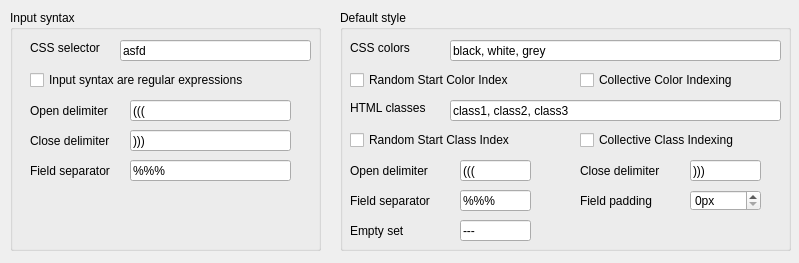
<?xml version="1.0" encoding="UTF-8"?>
<ui version="4.0">
 <class>SROptionTab</class>
 <widget class="QWidget" name="SROptionTab">
  <property name="geometry">
   <rect>
    <x>0</x>
    <y>0</y>
    <width>799</width>
    <height>263</height>
   </rect>
  </property>
  <property name="windowTitle">
   <string>Form</string>
  </property>
  <widget class="QGroupBox" name="defaultSyntax">
   <property name="geometry">
    <rect>
     <x>340</x>
     <y>10</y>
     <width>451</width>
     <height>241</height>
    </rect>
   </property>
   <property name="toolTip">
    <string>&lt;html&gt;&lt;head/&gt;&lt;body&gt;&lt;p&gt;Every iteration has a default style with the name &amp;quot;default&amp;quot;. If no other style is applied, and no rule is applicable, the &amp;quot;default&amp;quot; style will be used.&lt;/p&gt;&lt;/body&gt;&lt;/html&gt;</string>
   </property>
   <property name="title">
    <string>Default style</string>
   </property>
   <widget class="QLabel" name="cssColorsLabel">
    <property name="geometry">
     <rect>
      <x>10</x>
      <y>30</y>
      <width>81</width>
      <height>16</height>
     </rect>
    </property>
    <property name="toolTip">
     <string>&lt;html&gt;&lt;head/&gt;&lt;body&gt;&lt;p&gt;A list of CSS colors. The first field will be displayed with the first color. Colors will be repeated, if fields exceed colors. Shortcut: clrs.&lt;/p&gt;&lt;/body&gt;&lt;/html&gt;</string>
    </property>
    <property name="text">
     <string>CSS colors</string>
    </property>
   </widget>
   <widget class="QLineEdit" name="cssColorsLineEdit">
    <property name="enabled">
     <bool>true</bool>
    </property>
    <property name="geometry">
     <rect>
      <x>110</x>
      <y>30</y>
      <width>331</width>
      <height>21</height>
     </rect>
    </property>
    <property name="text">
     <string>black, white, grey</string>
    </property>
   </widget>
   <widget class="QCheckBox" name="cssColorsCollectiveIndexingCheckBox">
    <property name="geometry">
     <rect>
      <x>240</x>
      <y>60</y>
      <width>181</width>
      <height>20</height>
     </rect>
    </property>
    <property name="toolTip">
     <string>&lt;html&gt;&lt;head/&gt;&lt;body&gt;&lt;p&gt;Normally, the choice of a color is reset for each new randomized set. With this option, all elements collectively will iterate through the colors. E.g. Two sets with one element each will both have color 1, with this option turned on, the second one will have color 2. Shortcut: clrci.&lt;/p&gt;&lt;/body&gt;&lt;/html&gt;</string>
    </property>
    <property name="text">
     <string>Collective Color Indexing</string>
    </property>
    <property name="tristate">
     <bool>false</bool>
    </property>
   </widget>
   <widget class="QCheckBox" name="cssColorsRandomStartIndexCheckBox">
    <property name="geometry">
     <rect>
      <x>10</x>
      <y>60</y>
      <width>191</width>
      <height>20</height>
     </rect>
    </property>
    <property name="toolTip">
     <string>&lt;html&gt;&lt;head/&gt;&lt;body&gt;&lt;p&gt;Normally, the choice of a color always start with color 1. With this option turned on, the first color will be chosen at random, before normally iterating through the colors again. Shortcut: clrrsi.&lt;/p&gt;&lt;/body&gt;&lt;/html&gt;</string>
    </property>
    <property name="text">
     <string>Random Start Color Index</string>
    </property>
   </widget>
   <widget class="QLabel" name="dsOpenDelimLabel">
    <property name="geometry">
     <rect>
      <x>10</x>
      <y>150</y>
      <width>101</width>
      <height>21</height>
     </rect>
    </property>
    <property name="toolTip">
     <string>&lt;html&gt;&lt;head/&gt;&lt;body&gt;&lt;p&gt;The opening delimiter of the randomized sets after processing. Shortcut: od.&lt;/p&gt;&lt;/body&gt;&lt;/html&gt;</string>
    </property>
    <property name="text">
     <string>Open delimiter</string>
    </property>
   </widget>
   <widget class="QLineEdit" name="dsOpenDelimLineEdit">
    <property name="geometry">
     <rect>
      <x>120</x>
      <y>150</y>
      <width>71</width>
      <height>21</height>
     </rect>
    </property>
    <property name="text">
     <string>(((</string>
    </property>
   </widget>
   <widget class="QLabel" name="dsCloseDelimLabel">
    <property name="geometry">
     <rect>
      <x>240</x>
      <y>150</y>
      <width>101</width>
      <height>21</height>
     </rect>
    </property>
    <property name="toolTip">
     <string>&lt;html&gt;&lt;head/&gt;&lt;body&gt;&lt;p&gt;The closing delimiter of the randomized sets after processing. Shortcut: cd.&lt;/p&gt;&lt;/body&gt;&lt;/html&gt;</string>
    </property>
    <property name="text">
     <string>Close delimiter</string>
    </property>
   </widget>
   <widget class="QLineEdit" name="dsCloseDelimLineEdit">
    <property name="geometry">
     <rect>
      <x>350</x>
      <y>150</y>
      <width>71</width>
      <height>21</height>
     </rect>
    </property>
    <property name="text">
     <string>)))</string>
    </property>
   </widget>
   <widget class="QLabel" name="fieldPaddingLabel">
    <property name="geometry">
     <rect>
      <x>240</x>
      <y>180</y>
      <width>101</width>
      <height>21</height>
     </rect>
    </property>
    <property name="toolTip">
     <string>&lt;html&gt;&lt;head/&gt;&lt;body&gt;&lt;p&gt;The field padding of the randomized sets after processing. Shortcut: fp.&lt;/p&gt;&lt;/body&gt;&lt;/html&gt;</string>
    </property>
    <property name="text">
     <string>Field padding</string>
    </property>
   </widget>
   <widget class="QSpinBox" name="fieldPaddingSpinBox">
    <property name="geometry">
     <rect>
      <x>350</x>
      <y>180</y>
      <width>71</width>
      <height>21</height>
     </rect>
    </property>
    <property name="suffix">
     <string>px</string>
    </property>
   </widget>
   <widget class="QLineEdit" name="dsFieldSeparatorLineEdit">
    <property name="geometry">
     <rect>
      <x>120</x>
      <y>180</y>
      <width>71</width>
      <height>21</height>
     </rect>
    </property>
    <property name="text">
     <string>%%%</string>
    </property>
   </widget>
   <widget class="QLabel" name="dsFieldSeparatorLabel">
    <property name="geometry">
     <rect>
      <x>10</x>
      <y>180</y>
      <width>101</width>
      <height>21</height>
     </rect>
    </property>
    <property name="text">
     <string>Field separator</string>
    </property>
   </widget>
   <widget class="QLineEdit" name="emptySetLineEdit">
    <property name="geometry">
     <rect>
      <x>120</x>
      <y>210</y>
      <width>71</width>
      <height>21</height>
     </rect>
    </property>
    <property name="text">
     <string>---</string>
    </property>
   </widget>
   <widget class="QLabel" name="emptySetLabel">
    <property name="geometry">
     <rect>
      <x>10</x>
      <y>210</y>
      <width>101</width>
      <height>21</height>
     </rect>
    </property>
    <property name="text">
     <string>Empty set</string>
    </property>
   </widget>
   <widget class="QCheckBox" name="htmlClassesRandomStartIndexCheckBox">
    <property name="geometry">
     <rect>
      <x>10</x>
      <y>120</y>
      <width>191</width>
      <height>20</height>
     </rect>
    </property>
    <property name="toolTip">
     <string>&lt;html&gt;&lt;head/&gt;&lt;body&gt;&lt;p&gt;Normally, the choice of a class always start with class 1. With this option turned on, the first class will be chosen at random, before normally iterating through the classes again. Shortcut: clsrsi.&lt;/p&gt;&lt;/body&gt;&lt;/html&gt;</string>
    </property>
    <property name="text">
     <string>Random Start Class Index</string>
    </property>
   </widget>
   <widget class="QCheckBox" name="htmlClassesCollectiveIndexingCheckBox">
    <property name="geometry">
     <rect>
      <x>240</x>
      <y>120</y>
      <width>181</width>
      <height>20</height>
     </rect>
    </property>
    <property name="toolTip">
     <string>&lt;html&gt;&lt;head/&gt;&lt;body&gt;&lt;p&gt;Normally, the choice of a class is reset for each new randomized set. With this option, all elements collectively will iterate through the classes. E.g. Two sets with one element each will both have class 1, with this option turned on, the second one will have class 2. Shortcut: clsci.&lt;/p&gt;&lt;/body&gt;&lt;/html&gt;</string>
    </property>
    <property name="text">
     <string>Collective Class Indexing</string>
    </property>
    <property name="tristate">
     <bool>false</bool>
    </property>
   </widget>
   <widget class="QLineEdit" name="htmlClassesLineEdit">
    <property name="enabled">
     <bool>true</bool>
    </property>
    <property name="geometry">
     <rect>
      <x>110</x>
      <y>90</y>
      <width>331</width>
      <height>21</height>
     </rect>
    </property>
    <property name="text">
     <string>class1, class2, class3</string>
    </property>
   </widget>
   <widget class="QLabel" name="htmlClassesLabel">
    <property name="geometry">
     <rect>
      <x>10</x>
      <y>90</y>
      <width>91</width>
      <height>16</height>
     </rect>
    </property>
    <property name="toolTip">
     <string>&lt;html&gt;&lt;head/&gt;&lt;body&gt;&lt;p&gt;A list of HTML classes. The first field will be displayed with the first class. Classes will be repeated, if fields exceed classes. Shortcut: clss.&lt;/p&gt;&lt;/body&gt;&lt;/html&gt;</string>
    </property>
    <property name="text">
     <string>HTML classes</string>
    </property>
   </widget>
  </widget>
  <widget class="QGroupBox" name="inputSyntax">
   <property name="geometry">
    <rect>
     <x>10</x>
     <y>10</y>
     <width>311</width>
     <height>241</height>
    </rect>
   </property>
   <property name="toolTip">
    <string>&lt;html&gt;&lt;head/&gt;&lt;body&gt;&lt;p&gt;The input syntax of the iteration. This will be used to detect sets in the card content.&lt;/p&gt;&lt;/body&gt;&lt;/html&gt;</string>
   </property>
   <property name="title">
    <string>Input syntax</string>
   </property>
   <widget class="QLabel" name="cssSelectorLabel">
    <property name="geometry">
     <rect>
      <x>20</x>
      <y>30</y>
      <width>81</width>
      <height>16</height>
     </rect>
    </property>
    <property name="toolTip">
     <string>&lt;html&gt;&lt;head/&gt;&lt;body&gt;&lt;p&gt;A CSS query to select the elements which contain all sets. This can contain queries for classes, or multiple separated by commas. &lt;/p&gt;&lt;/body&gt;&lt;/html&gt;</string>
    </property>
    <property name="text">
     <string>CSS selector</string>
    </property>
   </widget>
   <widget class="QLineEdit" name="cssSelectorLineEdit">
    <property name="geometry">
     <rect>
      <x>110</x>
      <y>30</y>
      <width>191</width>
      <height>21</height>
     </rect>
    </property>
    <property name="text">
     <string>asfd</string>
    </property>
   </widget>
   <widget class="QCheckBox" name="isRegexCheckBox">
    <property name="geometry">
     <rect>
      <x>20</x>
      <y>60</y>
      <width>251</width>
      <height>20</height>
     </rect>
    </property>
    <property name="toolTip">
     <string>&lt;html&gt;&lt;head/&gt;&lt;body&gt;&lt;p&gt;Advanced feature. Check this if you want to treat the content of the &amp;quot;Open Delimiter&amp;quot;, &amp;quot;Close Delimiter&amp;quot;, and &amp;quot;Field separator&amp;quot; as regular expressions.&lt;/p&gt;&lt;/body&gt;&lt;/html&gt;</string>
    </property>
    <property name="text">
     <string>Input syntax are regular expressions</string>
    </property>
   </widget>
   <widget class="QLabel" name="isCloseDelimLabel">
    <property name="geometry">
     <rect>
      <x>20</x>
      <y>120</y>
      <width>101</width>
      <height>21</height>
     </rect>
    </property>
    <property name="toolTip">
     <string>&lt;html&gt;&lt;head/&gt;&lt;body&gt;&lt;p&gt;The closing delimiter of the randomized sets before processing.&lt;/p&gt;&lt;/body&gt;&lt;/html&gt;</string>
    </property>
    <property name="text">
     <string>Close delimiter</string>
    </property>
   </widget>
   <widget class="QLineEdit" name="isCloseDelimLineEdit">
    <property name="geometry">
     <rect>
      <x>120</x>
      <y>120</y>
      <width>161</width>
      <height>21</height>
     </rect>
    </property>
    <property name="text">
     <string>)))</string>
    </property>
   </widget>
   <widget class="QLineEdit" name="isFieldSeparatorLineEdit">
    <property name="geometry">
     <rect>
      <x>120</x>
      <y>150</y>
      <width>161</width>
      <height>21</height>
     </rect>
    </property>
    <property name="text">
     <string>%%%</string>
    </property>
   </widget>
   <widget class="QLabel" name="isOpenDelimLabel">
    <property name="geometry">
     <rect>
      <x>20</x>
      <y>90</y>
      <width>101</width>
      <height>21</height>
     </rect>
    </property>
    <property name="toolTip">
     <string>&lt;html&gt;&lt;head/&gt;&lt;body&gt;&lt;p&gt;The opening delimiter of the randomized sets before processing.&lt;/p&gt;&lt;/body&gt;&lt;/html&gt;</string>
    </property>
    <property name="text">
     <string>Open delimiter</string>
    </property>
   </widget>
   <widget class="QLabel" name="isFieldSeparatorLabel">
    <property name="geometry">
     <rect>
      <x>20</x>
      <y>150</y>
      <width>101</width>
      <height>21</height>
     </rect>
    </property>
    <property name="toolTip">
     <string>&lt;html&gt;&lt;head/&gt;&lt;body&gt;&lt;p&gt;The field separator of the randomized sets before processing.&lt;/p&gt;&lt;/body&gt;&lt;/html&gt;</string>
    </property>
    <property name="text">
     <string>Field separator</string>
    </property>
   </widget>
   <widget class="QLineEdit" name="isOpenDelimLineEdit">
    <property name="geometry">
     <rect>
      <x>120</x>
      <y>90</y>
      <width>161</width>
      <height>21</height>
     </rect>
    </property>
    <property name="text">
     <string>(((</string>
    </property>
   </widget>
  </widget>
 </widget>
 <resources/>
 <connections/>
</ui>
